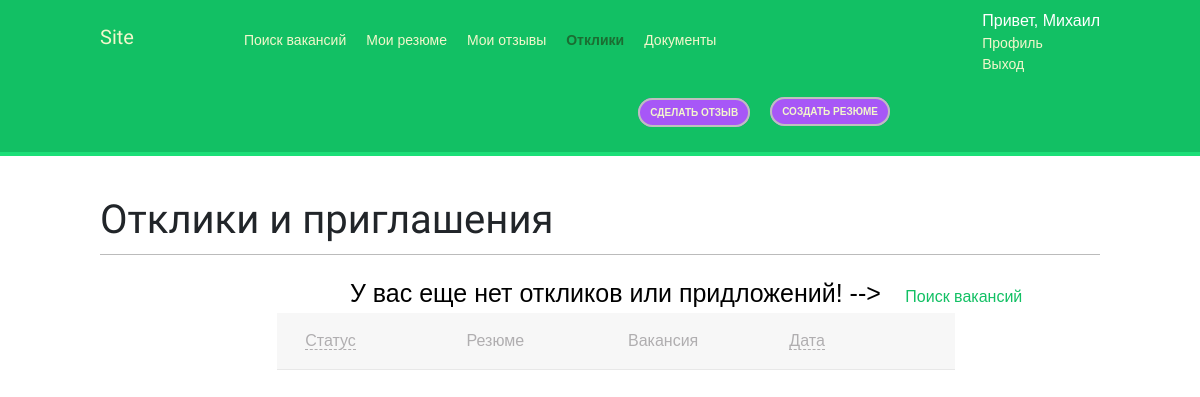
The app's page /student/response/ (signed in), older data.
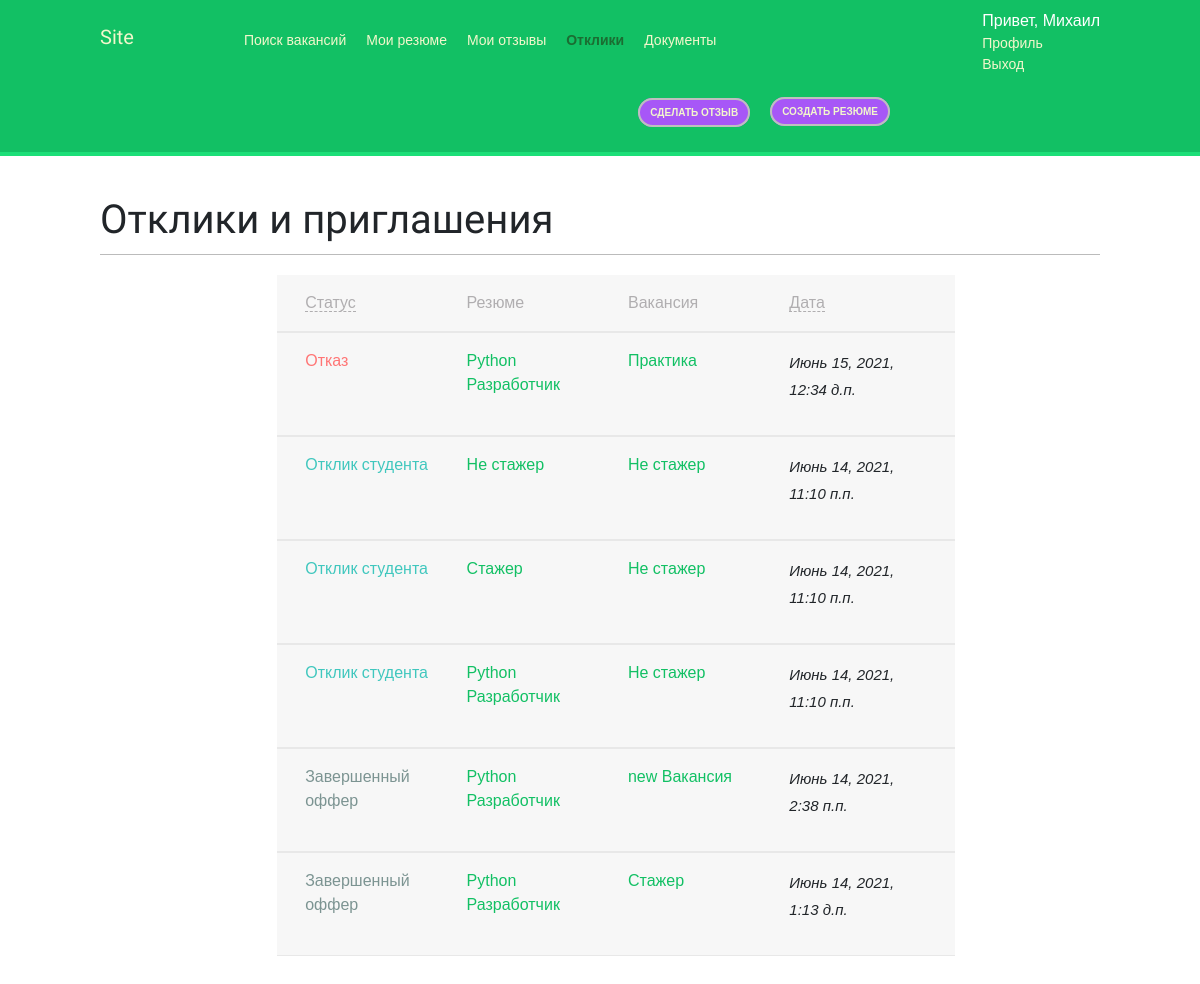
The same page, newer data.
### main_site/models.py (models this page shows, shortened)
class CustomUser(AbstractUser):
	TYPE_OF_ROLE =(
			('student','Студент'),
			('company','Компания'),
			('admin','Админ')
		)
	role = models.CharField('Роль',max_length=50, choices=TYPE_OF_ROLE,default='student')
	class Meta:
		verbose_name = 'Пользователь'
		verbose_name_plural = 'Пользователи'

class Student(models.Model):
	user = models.OneToOneField(settings.AUTH_USER_MODEL,on_delete=models.CASCADE,related_name='students', verbose_name='Пользователь')
	name = models.CharField('Имя',max_length=100)
	last_name = models.CharField('Фамилия',max_length=100)
	father_name = models.CharField('Отчество',max_length=100,blank=True)
	date_of_birth = models.DateField('Дата рождения',null=True,blank=True)
	phone = models.CharField('Телефон',max_length=12)
	university_group = models.CharField('Группа в вузе',max_length=20)
	class Meta:
		verbose_name = 'Профиль Студента'
		verbose_name_plural = 'Профили Студентов'

class Response(models.Model):
	STATUS_CHOICES = (
			(None,'Не установлен'),
			('student_response','Отклик студента'),
			('offer','Предложение'),
			('reject','Отказ'),
			('offer_completed','Завершенный оффер'),
		)
	resume = models.ForeignKey(Resume,on_delete=models.CASCADE,related_name='responses', verbose_name="Резюме")
	vacancy = models.ForeignKey(Vacancy,on_delete=models.CASCADE,related_name='responses', verbose_name="Вакансия")
	created_by = models.DateTimeField(auto_now_add=True)
	updated_by =  models.DateTimeField(auto_now=True)
	status = models.CharField('Статус',max_length=30,choices=STATUS_CHOICES, default='published')
	class Meta:
		verbose_name = 'Отклик'
		verbose_name_plural = 'Отклики'
		unique_together = ('resume', 'vacancy')

class Resume(models.Model):
	STATUS_CHOICES = (
			('blocked','Заблокированое'),
			('closed','Закрытое'),
			('published','Опубликованное'),
		)
	student = models.ForeignKey(Student,on_delete=models.CASCADE,related_name='resumes', verbose_name="Студент")
	skills = models.ManyToManyField(Skill,related_name='resumes', verbose_name="Навыки", blank=True)
	name = models.CharField('Название',max_length=100)
	experience = models.TextField('Опыт')
	responsibilities = models.TextField('Обязанности') #обязанности
	achievements = models.TextField('Достижения') #достижения
	about_self = models.TextField('О себе')
	created_by = models.DateTimeField(auto_now_add=True)
	updated_by =  models.DateTimeField(auto_now=True)
	status = models.CharField('Статус',max_length=20,choices=STATUS_CHOICES, default='published')
	class Meta:
		verbose_name = 'Резюме'
		verbose_name_plural = 'Резюме'

class Vacancy(models.Model):
	STATUS_CHOICES = (
			('blocked','Заблокированая'),
			('closed','Закрытая'),
			('published','Опубликованная'),
		)
	company = models.ForeignKey(Company,on_delete=models.CASCADE,related_name='vacancys', verbose_name="Компания")
	skills = models.ManyToManyField(Skill, related_name='vacancys',verbose_name="Навыки")
	name = models.CharField('Название',max_length=100)
	description = models.TextField('Описание')
	responsibilities = models.TextField('Обязанности') #обязанности
	requirements = models.TextField('Требования') #требования
	conditions = models.TextField('Условия') #условия
	created_by = models.DateTimeField(auto_now_add=True)
	updated_by =  models.DateTimeField(auto_now=True)
	status = models.CharField('Статус',max_length=10,choices=STATUS_CHOICES, default='published')
	class Meta:
		verbose_name = 'Вакансия'
		verbose_name_plural = 'Вакансии'

### main_site/views.py (the view, shortened to what this page needs)
# urls.py: path('student/response/',views.StudentResponseListView.as_view() , name='student_response_list'),
class StudentResponseListView(LoginRequiredMixin,ListView):
	model = Response
	template_name = 'main_site/response/student_response_list.html'
	context_object_name = 'responses'
	ordering = ['status']
	def get_queryset(self):
		ordering = self.request.GET.get('filter')
		if not ordering:
			ordering = '-updated_by'
		queryset = Response.objects.filter(resume__student=self.request.user.students).order_by(ordering)
		return queryset
	def get_context_data(self, **kwargs):
		context = super().get_context_data(**kwargs)
		context["section"] = 'student_response_list'
		context["filter"] = self.request.GET.get('filter')
		return context

### main_site/templates/main_site/response/student_response_list.html (shortened to what this page needs)
{% extends 'base.html' %}
{% block content %}
<h1>Отклики и приглашения</h1>
<div style="">
	{% if not responses  %}
	<span style="color: #000; margin-left: 25%; margin-right: 20px; font-size: 25px">У вас еще нет откликов или придложений! --></span>
		<a href="{% url 'vacancy_list' %}">Поиск вакансий</a>
	{% endif %}
	<ul>
		<li style="list-style-type: none;">
			<div class="row mb p-3 profile-info" style="width: 70%; margin-left: 15%">
				<div class="col-3" style="color: #b0aeb0" >
					{% if filter == "-status" %}
					<a href="{% url 'student_response_list' %}?filter=status" style="color: #b0aeb0;border-bottom: 1px dashed #b0aeb0;" class="" > Статус</a><span> ↑ </span>
					{% elif filter == 'status' %}
					<a href="{% url 'student_response_list' %}?filter=-status" style="color: #b0aeb0;border-bottom: 1px dashed #b0aeb0;" class="" > Статус</a><span> ↓ </span>
					{% else %}
					<a href="{% url 'student_response_list' %}?filter=-status" style="color: #b0aeb0;border-bottom: 1px dashed #b0aeb0;" class="" > Статус</a>
					{% endif %}
				</div>
				<div class="col-3" style="color: #b0aeb0">
					Резюме
				</div>
				<div class="col-3" style="color: #b0aeb0">
					Вакансия
				</div>
				<div class="col-3" style="color: #b0aeb0">
					{% if filter == "updated_by" %}
					<a href="{% url 'student_response_list' %}?filter=-updated_by" style="color: #b0aeb0;border-bottom: 1px dashed #b0aeb0;" class="" > Дата</a><span> ↓ </span>
					{% elif filter == '-updated_by' %}
					<a href="{% url 'student_response_list' %}?filter=updated_by" style="color: #b0aeb0;border-bottom: 1px dashed #b0aeb0;" class="" > Дата</a><span> ↑ </span>
					{% else %}
					<a href="{% url 'student_response_list' %}?filter=updated_by" style="color: #b0aeb0;border-bottom: 1px dashed #b0aeb0;" class="" > Дата</a>
					{% endif %}
				</div>
			</div>
		</li>
	{% for response in responses %}
		<li style="list-style-type: none;">
			<div class="row mb p-3 profile-info-top response" style="width: 70%; margin-left: 15%" onclick="location.href='{% url 'student_response_detail' response.id %}';">
				<div class="col-3 " >
					{% if response.status == 'offer' %}
					<span style="color: #a757f7">{{response.get_status_display}}</span>
					{% elif response.status == 'student_response' %}
						<span style="color: #40c7be">{{response.get_status_display}}</span>
					{% elif response.status == 'offer_completed' %}
					<span style="color: #7c9492">{{response.get_status_display}}</span>
					{% elif response.status == 'reject' %}
						<span style="color: #ff7575">{{response.get_status_display}}</span>
					{% endif %}
				</div>
				<div class="col-3" >
					<a href="{% url 'my_resume_detail' response.resume.id %}" >
						{{response.resume.name}}
					</a>
				</div>
				<div class="col-3 " >
					<a href="{% url 'vacancy_detail' response.vacancy.id %}" >
						{{response.vacancy.name}}
					</a>
				</div>
				<div class="col-3 " >
					<p style="font-size: 15px"><i>{{response.updated_by}}</i></p>
				</div>
			</div>
		</li>
	{% endfor %}
	</ul>
</div>
{% endblock %}

### main_site/templates/base.html (shortened to what this page needs)
{% load static %}
<!DOCTYPE html>
<html>
<head>
	<link href="https://cdn.jsdelivr.net/npm/bootstrap@5.0.1/dist/css/bootstrap.min.css" rel="stylesheet">
	<link href="http://netdna.bootstrapcdn.com/font-awesome/4.0.3/css/font-awesome.min.css" rel="stylesheet">
	<link rel="stylesheet" type="text/css" href="{% static 'css/base.css' %}">
</head>
<body>
	<div id="header">
	{% if request.user.is_authenticated %}
		{% if request.user.role == "student" %}
			{% include 'main_site/base_header_student.html' %}
		{% elif request.user.role == "company"  %}
			{% include 'main_site/base_header_company.html' %}
		{% endif %}
	{% else %}
		{% include 'main_site/base_header_anonymous.html' %}
	{% endif %}
	</div>
	<div id="content">
		{% block content %}{% endblock %}
	</div>
</body>
</html>

### main_site/templates/main_site/base_header_student.html
<span class="logo">Site</span>
<ul class="menu" >
	<li {% if section == "vacancy_list" %} class="selected" {% endif %}>
		<a href="{% url 'vacancy_list' %}">Поиск вакансий</a>
	</li>
	<li {% if section == "my_resume_list" %} class="selected" {% endif %}>
		<a href="{% url 'my_resume_list' %}">Мои резюме</a>
	</li>
	<li {% if section == "my_review_list" %} class="selected" {% endif %}>
		<a href="{% url 'my_review_list' %}">Мои отзывы</a>
	</li>
	<li {% if section == "student_response_list" %} class="selected" {% endif %}>
		<a href="{% url 'student_response_list' %}">Отклики</a>
	</li>
	<li {% if section == "document_list" %} class="selected" {% endif %}>
		<a href="{% url 'document_list' %}">Документы</a>
	</li>
</ul>
<span class="user">
	<div style="font-size: 16px">Привет, {{request.user.students.name}}</div>
	<div {% if section == "profile" %} class="selected" {% endif %} style="list-style-type: none">
		<a href="{% url 'profile' %}">Профиль</a>
	</div>
	<a href="{% url 'logout' %}">Выход</a>
</span>
<div id="right">
	<span {% if section == "create_resume" %} class="selected-create" {% endif %} >
		<a href="{% url 'create_resume' %}">Создать резюме</a>
	</span>
</div>
<div id="after-right">
	<span {% if section == "create_review" %} class="selected-create" {% endif %} >
		<a href="{% url 'create_review' %}">Сделать отзыв</a>
	</span>
</div>

### main_site/static/css/base.css (style rules this page uses)
body { margin:0; padding:0; font-family:helvetica, sans-serif; }
p { line-height: 1.8; }
a { color:#12c064; text-decoration:none; }
h1, h2, h3, h4, h5 , h6 { font-family: 'Muli', sans-serif; font-weight:normal; }
h1 { border-bottom:1px solid #bbb; padding:0 0 10px 0; margin:10px 0 20px 0; }
#header { padding:5px 100px; font-size:14px; background:#12c064; color:#fff; border-bottom:4px solid #1cdf78; overflow:auto; }
#header .logo { font-family: 'Muli', sans-serif; float:left; color:#f3f7cc; font-size:20px; margin-right:10%; margin-top:17px; }
#header ul.menu { list-style:none; float:left; margin:0; padding:0; }
#header ul.menu li { float:left; padding:25px 10px; }
#header div#right { float:right; margin-right: 200px; padding:25px 10px; }
#header div#after-right { float:right; padding:25px 10px; }
#header div#right a,#header div#after-right a { background: #a757f7; border-radius:50px; border: 2px solid #bfbfbf; font-weight:bold; color:#f3f7cc; padding:7px 10px; font-size:10px; text-transform:uppercase; }
#header ul.menu li.selected a, #header ul.menu li.selected a:hover, #header div.selected a { color:#1b6d32; font-weight:bold; }
* { box-sizing: border-box; }
#header a { color:#f3f7cc; }
#header .user { float:right; padding-top:4px; }
#content { padding:30px 100px; }
.profile-info-top { border-top: 1px #e8e8e8 solid; border-bottom: 1px #e8e8e8 solid; background-color: #f7f7f7; }
.profile-info { border-bottom: 1px #e8e8e8 solid; background-color: #f7f7f7; }

Row changes from the older to the newer data that the page shows:
added Response: status "Отказ", resume.name "Python Разработчик", vacancy.name "Практика", updated_by "Июнь 15, 2021, 12:34 д.п."
added Response: status "Отклик студента", resume.name "Не стажер", vacancy.name "Не стажер", updated_by "Июнь 14, 2021, 11:10 п.п."
added Response: status "Отклик студента", resume.name "Стажер", vacancy.name "Не стажер", updated_by "Июнь 14, 2021, 11:10 п.п."
added Response: status "Отклик студента", resume.name "Python Разработчик", vacancy.name "Не стажер", updated_by "Июнь 14, 2021, 11:10 п.п."
added Response: status "Завершенный оффер", resume.name "Python Разработчик", vacancy.name "new Вакансия", updated_by "Июнь 14, 2021, 2:38 п.п."
added Response: status "Завершенный оффер", resume.name "Python Разработчик", vacancy.name "Стажер", updated_by "Июнь 14, 2021, 1:13 д.п."
Text that changed along with them:
text no longer shown: "У вас еще нет откликов или придложений! --> Поиск вакансий"
